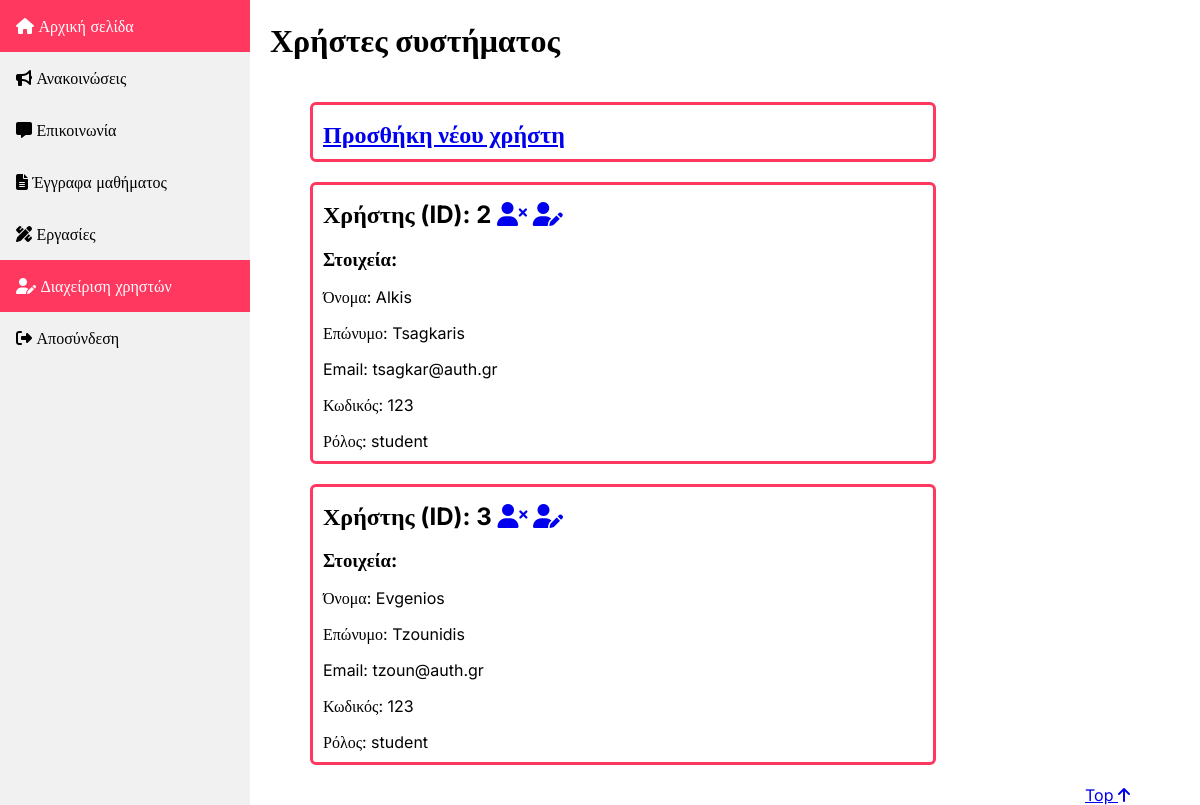
The app's page /public/users.php (signed in) with its own data.
### tables this page shows
CREATE TABLE `users` (
  `id` int(10) NOT NULL,
  `name` varchar(100) NOT NULL,
  `surname` varchar(100) NOT NULL,
  `email` varchar(200) NOT NULL,
  `password` varchar(50) NOT NULL,
  `role` enum('tutor','student') NOT NULL
);

### public/users.php (the view, shortened to what this page needs)
<!DOCTYPE html>
<html lang="el">
    <head>
        <link rel="stylesheet" type="text/css" media="screen"
            href="../css/style.css" />
        <link href="../assets/fontawesome/css/fontawesome.css" rel="stylesheet">
        <link href="../assets/fontawesome/css/brands.css" rel="stylesheet">
        <link href="../assets/fontawesome/css/solid.css" rel="stylesheet">
    </head>
    <body>
        <div class="sidebar">
            <a href="./introduction.php">
                <i class="fas fa-home"></i> Αρχική σελίδα
            </a>
            <a href="./announcement.php">
                <i class="fas fa-bullhorn"></i> Ανακοινώσεις
            </a>
            <a href="./communication.php">
                <i class="fas fa-comment-alt"></i> Επικοινωνία
            </a>
            <a href="./documents.php">
                <i class="fas fa-file-alt"></i> Έγγραφα μαθήματος
            </a>
            <a href="./homework.php">
                <i class="fas fa-pencil-ruler"></i> Εργασίες
            </a>
            <?php
                if($_SESSION['role'] === 'tutor'){
                    echo "
                        <a class='active' href='#'>
                            <i class='fa-solid fa-user-pen'></i>
                            Διαχείριση χρηστών
                        </a>
                    ";
                }
            ?>
            <a href="../src/logout.php">
                <i class="fa-solid fa-right-from-bracket"></i> Αποσύνδεση
            </a>
        </div>
        <main>
            <form method="post">
                <h1>Χρήστες συστήματος</h1>
                <ul>
                <?php
                    $db = require "../src/connectToDataBase.php";
                    $sql = "SELECT id, name, surname, email, password, role
                        FROM users WHERE role = 'student';";
                    $result = $db->query($sql);
                    echo '
                        <li class="list-box doc-box">
                            <h2>
                                <a href="./addUser.php">Προσθήκη νέου χρήστη</a>
                            </h2>
                        </li>
                    ';
                    while ($row = mysqli_fetch_row($result)) {
                        echo '
                            <li class="list-box users-box">
                                <h2>
                                    Χρήστης (ID): '.$row[0].'
                                    <a href="../src/deleteUser.php?id='.$row[0].'"><i class="fa-solid fa-user-xmark"
                                        title="Διαγραφή χρήστη"></i></a>
                                    <a href="./editUsers.php?name='.$row[1].'&surname='.$row[2].'&email='.$row[3].'
                                        &password='.$row[4].'&id='.$row[0].'"><i class="fa-solid fa-user-pen"
                                        title="Επεξεργασία χρήστη"></i></a>
                                </h2>
                                <h3>
                                    <span class="bold-text">Στοιχεία: </span>
                                </h3>
                                <p>
                                    Όνομα: '.$row[1].'
                                </p>
                                <p>
                                    Επώνυμο: '.$row[2].'
                                </p>
                                <p>
                                    Email: '.$row[3].'
                                </p>
                                <p>
                                    Κωδικός: '.$row[4].'
                                </p>
                                <p>
                                    Ρόλος: '.$row[5].'
                                </p>
                            </li>
                        ';
                    }
                ?>
                </ul>
            </form>
            <div class="top-link">
                <a href="#top">
                    Top <i class="fa-solid fa-arrow-up"></i>
                </a>
            </div>
        </main>
    </body>
</html>

### css/style.css (style rules this page uses)
html, body { height: 100%; width:100%; margin: 0; }
body { font-family: 'Inter'; font-size: 16px; display:flex; }
.sidebar { margin: 0; width: 250px; background-color: #f1f1f1; position: fixed; height: 100%; overflow: auto; top: 0px; }
.sidebar a { display: block; color: black; padding: 16px; text-decoration: none; }
.sidebar a.active { background-color: #ff3860; color: white; }
main { align-items: left; box-sizing: border-box; display: flex; flex-direction: column; position: relative; width: calc(100% - 300px); margin-left: 250px; padding: 0px 20px; }
main h1 { padding-bottom: 20px; }
main > div { margin-bottom: 20px; }
.top-link { margin-left: auto; margin-right: 0; }
.list-box { border: solid 3px #ff3860; border-radius: 6px; margin-bottom: 20px; padding: 10px 10px; padding-bottom: 5px; width: 50vw; max-width: 600px; overflow-x: hidden; overflow-y: scroll; }
.list-box h2 { margin-top: 5px; font-weight: bold; text-align: left; }
.list-box > * { margin-bottom: 5px; }
ul > .list-box { list-style: none; }
.bold-text { font-weight: bold; }

### records on screen
users: id "2", name "Alkis", surname "Tsagkaris", email "tsagkar@auth.gr", password "123", role "student"
users: id "3", name "Evgenios", surname "Tzounidis", email "tzoun@auth.gr", password "123", role "student"
